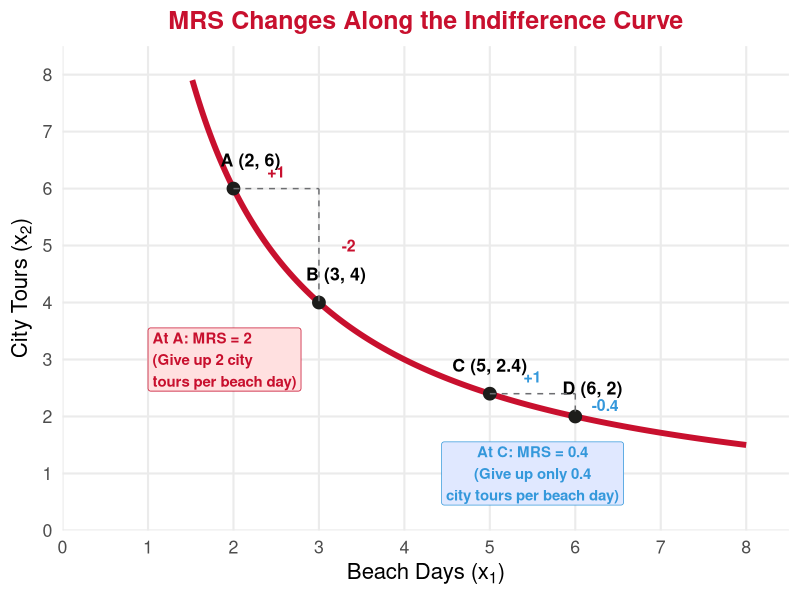
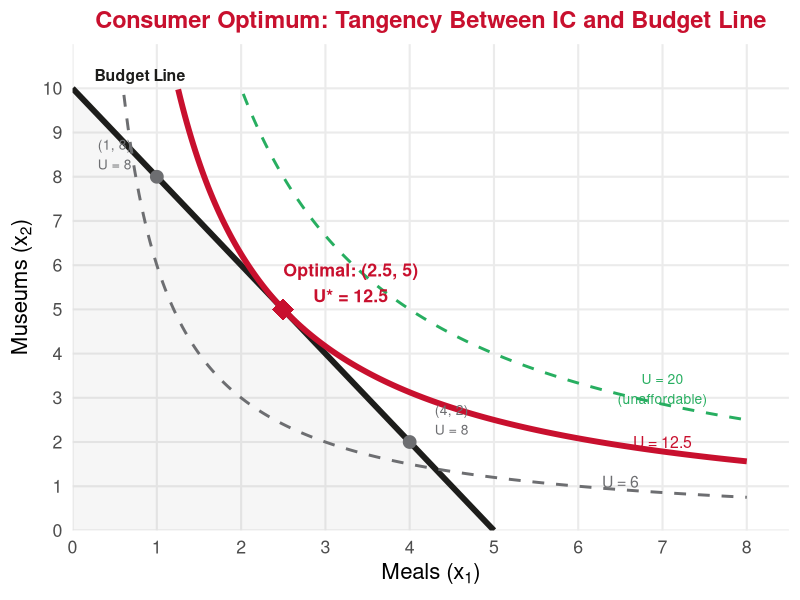
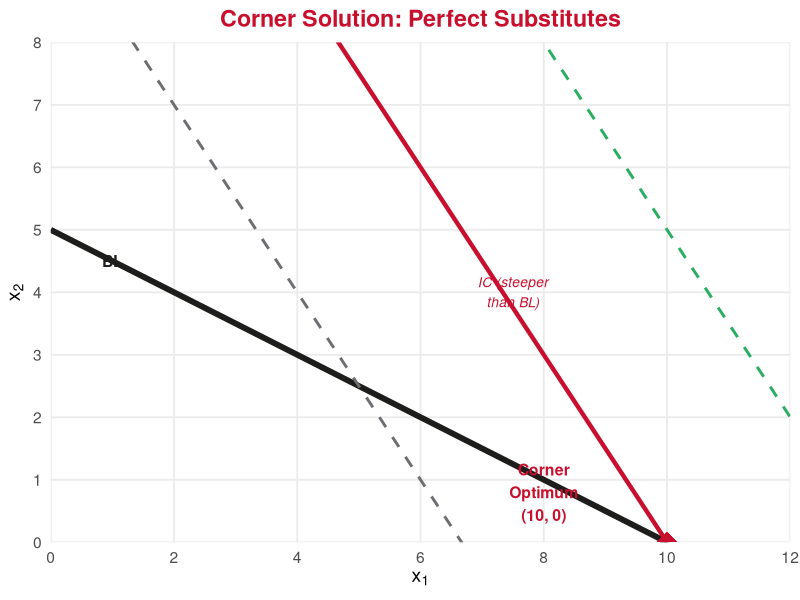
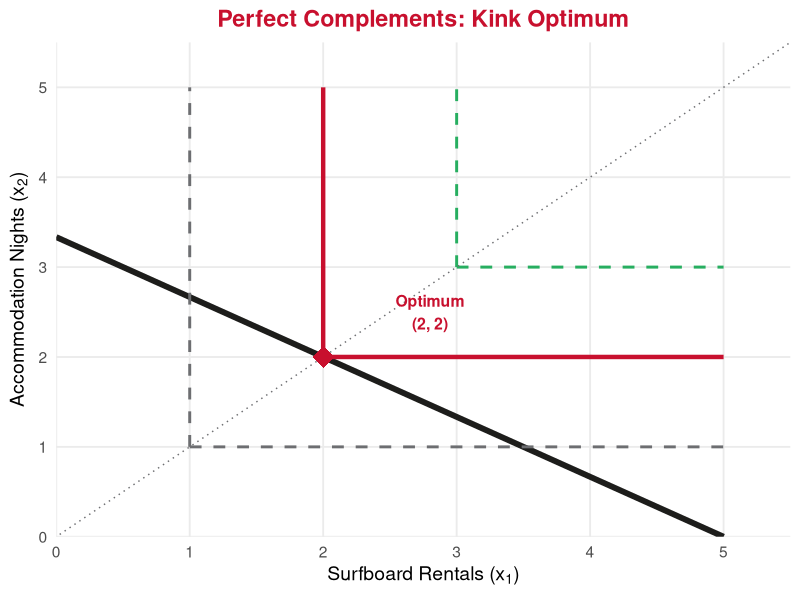

Here is the R script that generated these plots, in order:
## ---- chunk 1
#| echo: false
#| message: false
#| warning: false

library(ggplot2)
library(dplyr)
library(patchwork)

# Define UE brand colors
ue_red <- "#C8102E"
ue_black <- "#1D1D1B"
ue_gray <- "#6D6E71"
ue_white <- "#FFFFFF"
## ---- chunk 2
#| echo: false
#| warning: false
#| fig-width: 15
#| fig-height: 8.5
#| fig-align: center

x1 <- seq(0.4, 8, length.out = 300)
ic <- data.frame(x1 = x1, x2 = 12 / x1)
ic <- ic[ic$x2 <= 8, ]

# Two points on the IC to show MRS
ptA <- data.frame(x1 = 1.5, x2 = 12 / 1.5)    # (1.5, 8) -> but cap at 8
ptB <- data.frame(x1 = 3, x2 = 12 / 3)         # (3, 4)
ptC <- data.frame(x1 = 2, x2 = 12 / 2)         # (2, 6)
ptD <- data.frame(x1 = 6, x2 = 12 / 6)         # (6, 2)

ggplot() +
  # IC
  geom_line(data = ic, aes(x = x1, y = x2), color = ue_red, linewidth = 2) +
  # Points
  geom_point(aes(x = c(2, 3, 5, 6), y = c(6, 4, 2.4, 2)),
             size = 4, color = ue_black) +
  # Labels
  annotate("text", x = 2.2, y = 6.5, label = "A (2, 6)", size = 4.5, fontface = "bold") +
  annotate("text", x = 3.2, y = 4.5, label = "B (3, 4)", size = 4.5, fontface = "bold") +
  annotate("text", x = 5, y = 2.9, label = "C (5, 2.4)", size = 4.5, fontface = "bold") +
  annotate("text", x = 6.2, y = 2.5, label = "D (6, 2)", size = 4.5, fontface = "bold") +
  # MRS at A→B: slope
  geom_segment(aes(x = 2, y = 6, xend = 3, yend = 6), linetype = "dashed", color = ue_gray) +
  geom_segment(aes(x = 3, y = 6, xend = 3, yend = 4), linetype = "dashed", color = ue_gray) +
  annotate("text", x = 2.5, y = 6.3, label = "+1", size = 4, color = ue_red, fontface = "bold") +
  annotate("text", x = 3.35, y = 5, label = "-2", size = 4, color = ue_red, fontface = "bold") +
  # MRS at C→D: slope
  geom_segment(aes(x = 5, y = 2.4, xend = 6, yend = 2.4), linetype = "dashed", color = ue_gray) +
  geom_segment(aes(x = 6, y = 2.4, xend = 6, yend = 2), linetype = "dashed", color = ue_gray) +
  annotate("text", x = 5.5, y = 2.7, label = "+1", size = 4, color = "#3498db", fontface = "bold") +
  annotate("text", x = 6.35, y = 2.2, label = "-0.4", size = 4, color = "#3498db", fontface = "bold") +
  # Annotations
  annotate("label", x = 1, y = 3, label = "At A: MRS = 2\n(Give up 2 city\ntours per beach day)",
           size = 3.8, fill = "#ffe0e0", color = ue_red, fontface = "bold", hjust = 0) +
  annotate("label", x = 5.5, y = 1, label = "At C: MRS = 0.4\n(Give up only 0.4\ncity tours per beach day)",
           size = 3.8, fill = "#e0e8ff", color = "#3498db", fontface = "bold", hjust = 0.5) +
  scale_x_continuous(breaks = 0:8, limits = c(0, 8.5), expand = c(0, 0)) +
  scale_y_continuous(breaks = 0:8, limits = c(0, 8.5), expand = c(0, 0)) +
  labs(x = expression("Beach Days (" * x[1] * ")"),
       y = expression("City Tours (" * x[2] * ")"),
       title = "MRS Changes Along the Indifference Curve") +
  theme_minimal(base_size = 16) +
  theme(
    plot.title = element_text(color = ue_red, face = "bold", hjust = 0.5, size = 18),
    axis.title = element_text(face = "bold"),
    panel.grid.minor = element_blank()
  )
## ---- chunk 3
#| echo: false
#| warning: false
#| fig-width: 11
#| fig-height: 5.5
#| fig-align: center

x1 <- seq(0.3, 8, length.out = 300)

# Budget line: p1=20, p2=10, M=100 => x2 = 10 - 2*x1
bl <- data.frame(x1 = c(0, 5), x2 = c(10, 0))

# U = x1 * x2; optimal at tangency where MRS = p1/p2 = 2
# MRS = x2/x1 = 2 => x2 = 2*x1; with 20*x1 + 10*x2 = 100 => 20*x1 + 20*x1 = 100 => x1=2.5, x2=5
# At optimum U* = 2.5 * 5 = 12.5

ic_low  <- data.frame(x1 = x1, x2 = 6 / x1)
ic_opt  <- data.frame(x1 = x1, x2 = 12.5 / x1)
ic_high <- data.frame(x1 = x1, x2 = 20 / x1)

# Suboptimal points on budget line
sub1 <- data.frame(x1 = 1, x2 = 8)    # U = 8
sub2 <- data.frame(x1 = 4, x2 = 2)    # U = 8

ggplot() +
  # Budget set shading
  geom_ribbon(data = bl, aes(x = x1, ymin = 0, ymax = x2), fill = ue_gray, alpha = 0.06) +
  # Budget line
  geom_line(data = bl, aes(x = x1, y = x2), color = ue_black, linewidth = 2) +
  # ICs
  geom_line(data = ic_low[ic_low$x2 <= 10,], aes(x = x1, y = x2),
            color = ue_gray, linewidth = 1, linetype = "dashed") +
  geom_line(data = ic_opt[ic_opt$x2 <= 10,], aes(x = x1, y = x2),
            color = ue_red, linewidth = 2) +
  geom_line(data = ic_high[ic_high$x2 <= 10,], aes(x = x1, y = x2),
            color = "#27ae60", linewidth = 1, linetype = "dashed") +
  # Optimal point
  geom_point(aes(x = 2.5, y = 5), size = 7, color = ue_red, shape = 18) +
  annotate("text", x = 3.3, y = 5.6, label = "Optimal: (2.5, 5)\nU* = 12.5",
           size = 4.5, fontface = "bold", color = ue_red) +
  # Suboptimal points
  geom_point(data = sub1, aes(x = x1, y = x2), size = 4, color = ue_gray) +
  geom_point(data = sub2, aes(x = x1, y = x2), size = 4, color = ue_gray) +
  annotate("text", x = 0.5, y = 8.5, label = "(1, 8)\nU = 8", size = 3.5, color = ue_gray) +
  annotate("text", x = 4.5, y = 2.5, label = "(4, 2)\nU = 8", size = 3.5, color = ue_gray) +
  # IC labels
  annotate("text", x = 6.5, y = 1.1, label = "U = 6", color = ue_gray, size = 4) +
  annotate("text", x = 7, y = 2, label = "U = 12.5", color = ue_red, size = 4) +
  annotate("text", x = 7, y = 3.2, label = "U = 20\n(unaffordable)", color = "#27ae60", size = 3.5) +
  # BL label
  annotate("text", x = 0.8, y = 10.3, label = "Budget Line", fontface = "bold", color = ue_black, size = 4) +
  scale_x_continuous(breaks = 0:8, limits = c(0, 8.5), expand = c(0, 0)) +
  scale_y_continuous(breaks = 0:10, limits = c(0, 11), expand = c(0, 0)) +
  labs(x = expression("Meals (" * x[1] * ")"),
       y = expression("Museums (" * x[2] * ")"),
       title = "Consumer Optimum: Tangency Between IC and Budget Line") +
  theme_minimal(base_size = 16) +
  theme(
    plot.title = element_text(color = ue_red, face = "bold", hjust = 0.5, size = 17),
    axis.title = element_text(face = "bold"),
    panel.grid.minor = element_blank()
  )
## ---- chunk 4
#| echo: false
#| warning: false
#| fig-width: 6
#| fig-height: 5.5

# Corner solution example
# U = 3x1 + 2x2 with p1=5, p2=10, M=50
# MRS = 3/2 = 1.5 > p1/p2 = 0.5 => buy only good 1
bl_corner <- data.frame(x1 = c(0, 10), x2 = c(5, 0))

ggplot() +
  # Budget line
  geom_line(data = bl_corner, aes(x = x1, y = x2), color = ue_black, linewidth = 2) +
  # ICs (straight lines)
  geom_abline(intercept = 10, slope = -1.5, color = ue_gray, linewidth = 1, linetype = "dashed") +
  geom_abline(intercept = 15, slope = -1.5, color = ue_red, linewidth = 1.5) +
  geom_abline(intercept = 20, slope = -1.5, color = "#27ae60", linewidth = 1, linetype = "dashed") +
  # Corner optimum
  geom_point(aes(x = 10, y = 0), size = 7, color = ue_red, shape = 18) +
  annotate("text", x = 8, y = 0.8, label = "Corner\nOptimum\n(10, 0)",
           size = 4, fontface = "bold", color = ue_red) +
  annotate("text", x = 1, y = 4.5, label = "BL", fontface = "bold", color = ue_black, size = 4) +
  annotate("text", x = 7.5, y = 4, label = "IC (steeper\nthan BL)",
           color = ue_red, size = 3.5, fontface = "italic") +
  scale_x_continuous(breaks = seq(0, 12, 2), limits = c(0, 12), expand = c(0, 0)) +
  scale_y_continuous(breaks = 0:8, limits = c(0, 8), expand = c(0, 0)) +
  labs(x = expression(x[1]), y = expression(x[2]),
       title = "Corner Solution: Perfect Substitutes") +
  theme_minimal(base_size = 14) +
  theme(
    plot.title = element_text(color = ue_red, face = "bold", hjust = 0.5),
    axis.title = element_text(face = "bold"),
    panel.grid.minor = element_blank()
  )
## ---- chunk 5
#| echo: false
#| warning: false
#| fig-width: 6
#| fig-height: 5.5

# Perfect complements with budget line
# U = min(x1, x2), p1=40, p2=60, M=200
bl_comp <- data.frame(x1 = c(0, 5), x2 = c(200/60, 0))

ggplot() +
  # Budget line
  geom_line(data = bl_comp, aes(x = x1, y = x2), color = ue_black, linewidth = 2) +
  # L-shaped ICs
  # IC at U=1
  geom_segment(aes(x = 1, y = 1, xend = 1, yend = 5), color = ue_gray, linewidth = 1, linetype = "dashed") +
  geom_segment(aes(x = 1, y = 1, xend = 5, yend = 1), color = ue_gray, linewidth = 1, linetype = "dashed") +
  # IC at U=2 (optimal)
  geom_segment(aes(x = 2, y = 2, xend = 2, yend = 5), color = ue_red, linewidth = 1.5) +
  geom_segment(aes(x = 2, y = 2, xend = 5, yend = 2), color = ue_red, linewidth = 1.5) +
  # IC at U=3
  geom_segment(aes(x = 3, y = 3, xend = 3, yend = 5), color = "#27ae60", linewidth = 1, linetype = "dashed") +
  geom_segment(aes(x = 3, y = 3, xend = 5, yend = 3), color = "#27ae60", linewidth = 1, linetype = "dashed") +
  # 45-degree line
  geom_abline(intercept = 0, slope = 1, linetype = "dotted", color = ue_gray) +
  # Optimum
  geom_point(aes(x = 2, y = 2), size = 7, color = ue_red, shape = 18) +
  annotate("text", x = 2.8, y = 2.5, label = "Optimum\n(2, 2)",
           size = 4, fontface = "bold", color = ue_red) +
  scale_x_continuous(breaks = 0:5, limits = c(0, 5.5), expand = c(0, 0)) +
  scale_y_continuous(breaks = 0:5, limits = c(0, 5.5), expand = c(0, 0)) +
  labs(x = expression("Surfboard Rentals (" * x[1] * ")"),
       y = expression("Accommodation Nights (" * x[2] * ")"),
       title = "Perfect Complements: Kink Optimum") +
  theme_minimal(base_size = 14) +
  theme(
    plot.title = element_text(color = ue_red, face = "bold", hjust = 0.5),
    axis.title = element_text(face = "bold"),
    panel.grid.minor = element_blank()
  )
